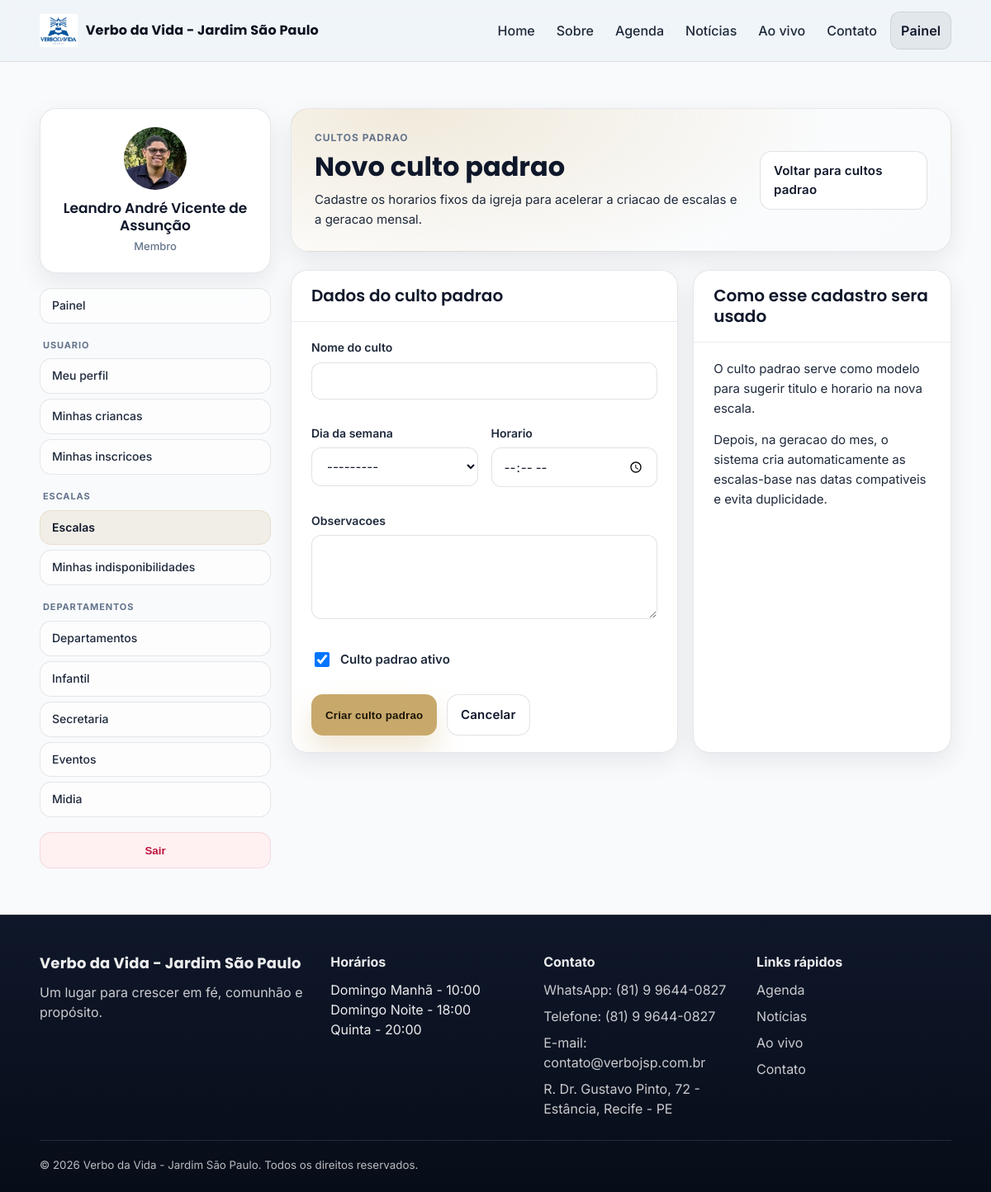
/usuarios/departamentos/escalas/cultos-padrao/novo/ (signed in), run on the app's committed database.
### core/models.py (models this page shows, shortened)
class SiteConfig(models.Model):
    nome_igreja = models.CharField(max_length=120, default="Verbo da Vida - Jardim São Paulo")
    Logo_img = models.ImageField("Logo", upload_to="logo/", blank=True, null=True)
    telefone = models.CharField("Telefone fixo", max_length=20, blank=True)
    whatsapp = models.CharField(
        "WhatsApp",
        max_length=20,
        blank=True,
        help_text="Ex: (81) 90000-0000",
    )
    email = models.EmailField("E-mail corporativo", blank=True)
    endereco = models.CharField(
        "Endereço completo",
        max_length=255,
        blank=True,
        help_text="Ex: R. Dr. Gustavo Pinto, 72 - Estância, Recife - PE, 50781-740",
    )
    instagram = models.URLField("Instagram", blank=True, help_text="Link completo do perfil")
    facebook = models.URLField("Facebook", blank=True, help_text="Link completo da página")
    texto_institucional = models.TextField(
        "Texto institucional curto",
        blank=True,
        help_text="Usado no rodapé ou banners pequenos. Exemplo: 'Um lugar para crescer em fé...'",
    )
    horarios_cultos = models.TextField(
        "Horários principais",
        blank=True,
        help_text="Exibidos na home e footer. Coloque um por linha. Ex: 'Domingo — 19:00'",
    )
    youtube_embed_url = models.URLField(
        "Link Ao Vivo (YouTube)",
        blank=True,
        help_text="Cole uma URL do YouTube nos formatos embed, watch ou youtu.be.",
    )
    hero_home = models.ImageField(
        "Hero da Home",
        upload_to="site/heroes/",
        blank=True,
        null=True,
        help_text="Imagem de fundo usada no topo da pagina inicial.",
    )
    hero_sobre = models.ImageField(
        "Hero do Sobre",
        upload_to="site/heroes/",
        blank=True,
        null=True,
        help_text="Imagem de fundo usada no topo da pagina Sobre.",
    )
    hero_agenda = models.ImageField(
        "Hero da Agenda",
        upload_to="site/heroes/",
        blank=True,
        null=True,
        help_text="Imagem de fundo usada no topo da pagina Agenda.",
    )
    hero_noticias = models.ImageField(
        "Hero das Noticias",
        upload_to="site/heroes/",
        blank=True,
        null=True,
        help_text="Imagem de fundo usada no topo da pagina de noticias.",
    )
    hero_ao_vivo = models.ImageField(
        "Hero do Ao Vivo",
        upload_to="site/heroes/",
        blank=True,
        null=True,
        help_text="Imagem de fundo usada no topo da pagina Ao Vivo.",
    )
    hero_contato = models.ImageField(
        "Hero do Contato",
        upload_to="site/heroes/",
        blank=True,
        null=True,
        help_text="Imagem de fundo usada no topo da pagina Contato.",
    )
    mapa_embed_url = models.URLField(
        "Link de incorporação do Google Maps",
        max_length=2000,
        blank=True,
        help_text="Cole a URL usada no iframe de incorporação do Google Maps.",
    )
    atualizado_em = models.DateTimeField(auto_now=True)
    class Meta:
        verbose_name = "Configuração do site"
        verbose_name_plural = "Configuração do site"

### usuarios/models.py (models this page shows)
class Usuario(AbstractUser):
    telefone = models.CharField("Telefone", max_length=20, blank=True)
    foto = models.ImageField("Foto de Perfil", upload_to="perfil/", blank=True, null=True)
    data_nascimento = models.DateField("Data de Nascimento", blank=True, null=True)
    is_membro = models.BooleanField("\u00c9 Membro?", default=True)
    class Meta:
        verbose_name = "Usu\u00e1rio"
        verbose_name_plural = "Usu\u00e1rios"

### escalas/views.py (the view, shortened to what this page needs)
class CultoPadraoCreateView(CultoPadraoManagerRequiredMixin, CreateView):
    model = CultoPadrao
    form_class = CultoPadraoForm
    template_name = "departamentos/culto_padrao_form.html"
    success_url = reverse_lazy("usuarios:departamentos:cultos_padrao_lista")
    def get_context_data(self, **kwargs):
        context = super().get_context_data(**kwargs)
        context.update(
            {
                "active_section": "escalas",
                "page_title": "Novo culto padrao",
                "page_eyebrow": "Cultos padrao",
                "page_text": "Cadastre os horarios fixos da igreja para acelerar a criacao de escalas e a geracao mensal.",
                "submit_label": "Criar culto padrao",
            }
        )
        return context

### templates/departamentos/culto_padrao_form.html (shortened to what this page needs)
{% extends "base.html" %}
{% block content %}
<section class="section user-area">
    <div class="container user-shell">
        {% include "usuarios/_sidebar.html" %}
        <div class="user-shell__content">
            <section class="user-hero user-hero--compact">
                <div>
                    <p class="user-hero__eyebrow">{{ page_eyebrow }}</p>
                    <h1 class="user-hero__title">{{ page_title }}</h1>
                    <p class="user-hero__text">{{ page_text }}</p>
                </div>
                <div class="user-hero__actions">
                    <a class="btn btn--outline" href="{% url 'usuarios:departamentos:cultos_padrao_lista' %}">Voltar para cultos padrao</a>
                </div>
            </section>
            <section class="user-grid user-grid--primary">
                <article class="user-card">
                    <div class="user-card__header">
                        <h2 class="user-card__title">Dados do culto padrao</h2>
                    </div>
                    <div class="user-card__body">
                        <form method="post" class="user-form">
                            <div class="form-group">
                                <label class="form-label" for="{{ form.nome.id_for_label }}">Nome do culto</label>
                                {{ form.nome }}
                            </div>
                            <div class="user-form__grid">
                                <div class="form-group">
                                    <label class="form-label" for="{{ form.dia_semana.id_for_label }}">Dia da semana</label>
                                    {{ form.dia_semana }}
                                </div>
                                <div class="form-group">
                                    <label class="form-label" for="{{ form.horario.id_for_label }}">Horario</label>
                                    {{ form.horario }}
                                </div>
                            </div>
                            <div class="form-group">
                                <label class="form-label" for="{{ form.observacoes.id_for_label }}">Observacoes</label>
                                {{ form.observacoes }}
                            </div>
                            <label class="module-checkbox-row" for="{{ form.ativo.id_for_label }}">
                                {{ form.ativo }}
                                <span>Culto padrao ativo</span>
                            </label>
                            <div class="user-form__actions">
                                <button type="submit" class="btn btn--primary">{{ submit_label }}</button>
                                <a class="btn btn--outline" href="{% url 'usuarios:departamentos:cultos_padrao_lista' %}">Cancelar</a>
                            </div>
                        </form>
                    </div>
                </article>
                <article class="user-card">
                    <div class="user-card__header">
                        <h2 class="user-card__title">Como esse cadastro sera usado</h2>
                    </div>
                    <div class="user-card__body user-card__body--stack">
                        <p class="user-note">
                            O culto padrao serve como modelo para sugerir titulo e horario na nova escala.
                        </p>
                        <p class="user-note">
                            Depois, na geracao do mes, o sistema cria automaticamente as escalas-base nas datas compativeis e evita duplicidade.
                        </p>
                    </div>
                </article>
            </section>
        </div>
    </div>
</section>
{% endblock %}

### templates/base.html (shortened to what this page needs)
{% load static %}
<!doctype html>
<html lang="pt-br">
  <head>
    <link rel="stylesheet" href="{% static 'css/styles.css' %}" />
  </head>
  <body class="page">
    <header class="header">
      <div class="container header__inner">
        <a class="logo" href="{% url 'core:home' %}">
          {% if site.Logo_img %}
            <img src="{{ site.Logo_img.url }}" alt="Logo" class="logo__img" />
          {% else %}
            <span class="logo__mark"></span>
          {% endif %}
          <span class="logo__text">{{ site.nome_igreja|default:"Portal" }}</span>
        </a>
        <nav class="nav" aria-label="Navegação principal">
          <a class="nav__link" href="{% url 'core:home' %}">Home</a>
          <a class="nav__link" href="{% url 'core:sobre' %}">Sobre</a>
          <a class="nav__link" href="{% url 'eventos:agenda' %}">Agenda</a>
          <a class="nav__link" href="{% url 'noticias:lista' %}">Notícias</a>
          <a class="nav__link" href="{% url 'core:ao_vivo' %}">Ao vivo</a>
          <a class="nav__link" href="{% url 'core:contato' %}">Contato</a>
          {% if user.is_authenticated %}
            <a class="btn btn--soft btn--sm" href="{% url 'usuarios:dashboard' %}">Painel</a>
          {% else %}
            <a class="btn btn--outline btn--sm" href="{% url 'usuarios:login' %}">Entrar</a>
            <a class="btn btn--primary btn--sm" href="{% url 'usuarios:registro' %}">Cadastrar</a>
          {% endif %}
        </nav>
      </div>
    </header>
    <main>
      {% block content %}{% endblock %}
    </main>
    <footer class="footer">
      <div class="container footer__grid">
        <div class="footer__col">
          <div class="footer__brand">{{ site.nome_igreja|default:"Portal" }}</div>
          <p class="footer__text">
            {{ site.texto_institucional|default:"Um lugar para crescer em fé, comunhão e propósito." }}
          </p>
        </div>
        <div class="footer__col">
          <div class="footer__title">Horários</div>
          <div class="footer__text" style="color: var(--text-muted);">
            {{ site.horarios_cultos|default:"Domingo — 09:00\nDomingo — 19:00\nQuarta — 20:00"|linebreaksbr }}
          </div>
        </div>
        <div class="footer__col">
          <div class="footer__title">Contato</div>
          <ul class="footer__list">
            {% if site.whatsapp %}<li>WhatsApp: {{ site.whatsapp }}</li>{% endif %}
            {% if site.telefone %}<li>Telefone: {{ site.telefone }}</li>{% endif %}
            {% if site.email %}<li>E-mail: {{ site.email }}</li>{% endif %}
            {% if site.endereco %}<li>{{ site.endereco }}</li>{% endif %}
          </ul>
        </div>
        <div class="footer__col">
          <div class="footer__title">Links rápidos</div>
          <ul class="footer__list">
            <li><a class="footer__link" href="{% url 'eventos:agenda' %}">Agenda</a></li>
            <li><a class="footer__link" href="{% url 'noticias:lista' %}">Notícias</a></li>
            <li><a class="footer__link" href="{% url 'core:ao_vivo' %}">Ao vivo</a></li>
            <li><a class="footer__link" href="{% url 'core:contato' %}">Contato</a></li>
          </ul>
        </div>
      </div>
      <div class="container footer__bottom">
        <small>© {% now "Y" %} {{ site.nome_igreja|default:"Portal" }}. Todos os direitos reservados.</small>
      </div>
    </footer>
  </body>
</html>

### templates/usuarios/_sidebar.html (shortened to what this page needs)
<aside class="user-shell__sidebar">
    <div class="user-sidecard">
        <div class="user-sidecard__avatar">
            {% if user.foto %}
                <img src="{{ user.foto.url }}" alt="Foto de {{ user.get_full_name|default:user.username }}">
            {% else %}
                <span>{{ user.first_name|default:user.username|slice:":1"|upper }}</span>
            {% endif %}
        </div>
        <div class="user-sidecard__name">{{ user.get_full_name|default:user.username }}</div>
        <div class="user-sidecard__meta">
            {% if user.is_membro %}Membro{% else %}Visitante{% endif %}
        </div>
    </div>
    <nav class="user-nav" aria-label="Area do usuario">
        <div class="user-nav__group user-nav__group--top">
            <a class="user-nav__link {% if active_section == 'dashboard' %}is-active{% endif %}" href="{% url 'usuarios:dashboard' %}">
                Painel
            </a>
        </div>
        <div class="user-nav__group">
            <p class="user-nav__heading">Usuario</p>
            <div class="user-nav__items">
                <a class="user-nav__link {% if active_section == 'perfil' %}is-active{% endif %}" href="{% url 'usuarios:perfil' %}">
                    Meu perfil
                </a>
                {% if user.is_authenticated %}
                    <a class="user-nav__link {% if active_section == 'minhas_criancas' %}is-active{% endif %}" href="{% url 'usuarios:infantil:minhas_criancas' %}">
                        Minhas criancas
                    </a>
                    <a class="user-nav__link {% if active_section == 'minhas_inscricoes' %}is-active{% endif %}" href="{% url 'usuarios:eventos:minhas_inscricoes' %}">
                        Minhas inscricoes
                    </a>
                {% endif %}
            </div>
        </div>
        <div class="user-nav__group">
            <p class="user-nav__heading">Escalas</p>
            <div class="user-nav__items">
                {% if can_manage_escalas %}
                    <a class="user-nav__link {% if active_section == 'escalas' %}is-active{% endif %}" href="{% url 'usuarios:departamentos:escala_lista' %}">
                        Escalas
                    </a>
                {% endif %}
                {% if user.is_authenticated %}
                    <a class="user-nav__link {% if active_section == 'indisponibilidades' %}is-active{% endif %}" href="{% url 'usuarios:departamentos:minhas_indisponibilidades' %}">
                        Minhas indisponibilidades
                    </a>
                {% endif %}
            </div>
        </div>
        {% if can_view_departamentos or can_view_infantil or can_view_secretaria or can_view_midia or can_manage_eventos %}
            <div class="user-nav__group">
                <p class="user-nav__heading">Departamentos</p>
                <div class="user-nav__items">
                    {% if can_view_departamentos %}
                        <a class="user-nav__link {% if active_section == 'departamentos' %}is-active{% endif %}" href="{% url 'usuarios:departamentos:lista' %}">
                            Departamentos
                        </a>
                    {% endif %}
                    {% if can_view_infantil %}
                        <a class="user-nav__link {% if active_section == 'infantil' %}is-active{% endif %}" href="{% url 'usuarios:infantil:sala_lista' %}">
                            Infantil
                        </a>
                    {% endif %}
                    {% if can_view_secretaria %}
                        <a class="user-nav__link {% if active_section == 'secretaria' %}is-active{% endif %}" href="{% url 'usuarios:conteudo:secretaria_dashboard' %}">
                            Secretaria
                        </a>
                    {% endif %}
                    {% if can_manage_eventos %}
                        <a class="user-nav__link {% if active_section == 'eventos' %}is-active{% endif %}" href="{% url 'usuarios:eventos:interno_lista' %}">
                            Eventos
                        </a>
                    {% endif %}
                    {% if can_view_midia %}
                        <a class="user-nav__link {% if active_section == 'midia' %}is-active{% endif %}" href="{% url 'usuarios:conteudo:midia_ao_vivo' %}">
                            Midia
                        </a>
                    {% endif %}
                </div>
            </div>
        {% endif %}
    </nav>
    <form action="{% url 'usuarios:logout' %}" method="post" class="user-logout">
        <button type="submit" class="user-logout__button">Sair</button>
    </form>
</aside>

### data on the page
SiteConfig: Logo_img (picture), nome_igreja "Verbo da Vida - Jardim São Paulo", texto_institucional "Um lugar para crescer em fé, comunhão e propósito.", horarios_cultos "Domingo Manhã - 10:00 Domingo Noite - 18:00 Quinta - 20:00", whatsapp "(81) 9 9644-0827", telefone "(81) 9 9644-0827", email "contato@verbojsp.com.br", endereco "R. Dr. Gustavo Pinto, 72 - Estância, Recife - PE"
Usuario: foto (picture), get_full_name "Leandro André Vicente de Assunção"

### other printed values
{{ page_eyebrow }} "CULTOS PADRAO"
{{ page_title }} "Novo culto padrao"
{{ page_text }} "Cadastre os horarios fixos da igreja para acelerar a criacao de escalas e a geracao mensal."
{{ submit_label }} "Criar culto padrao"
